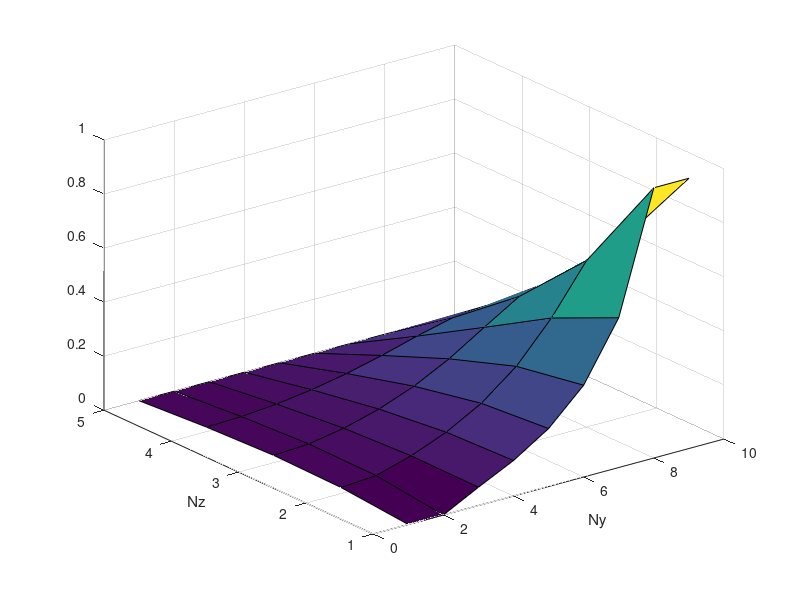
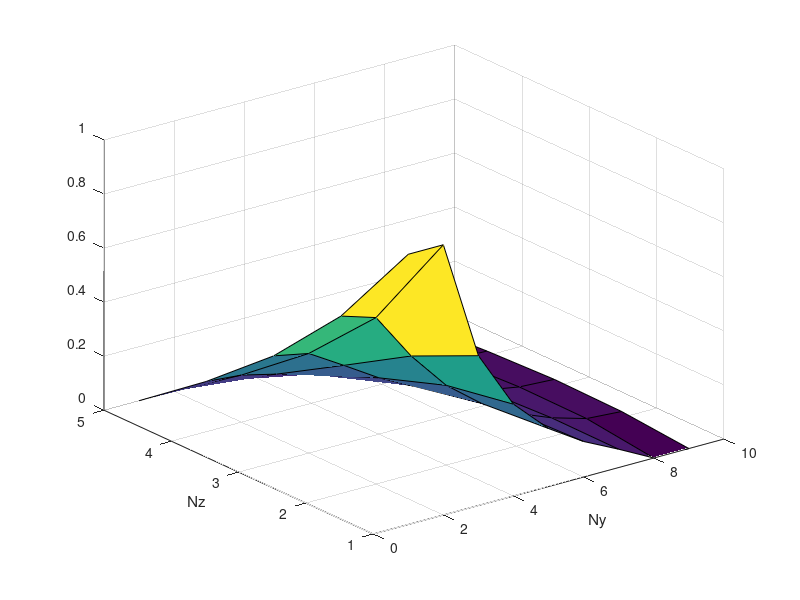
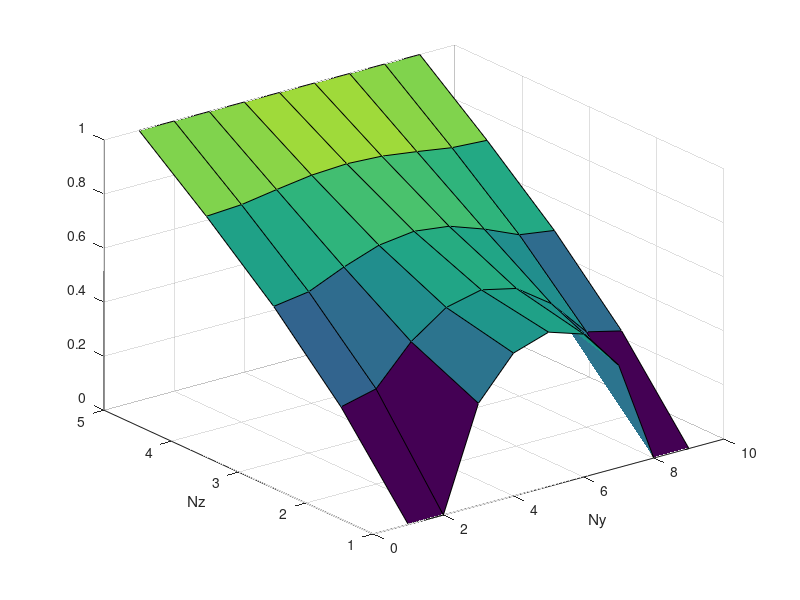
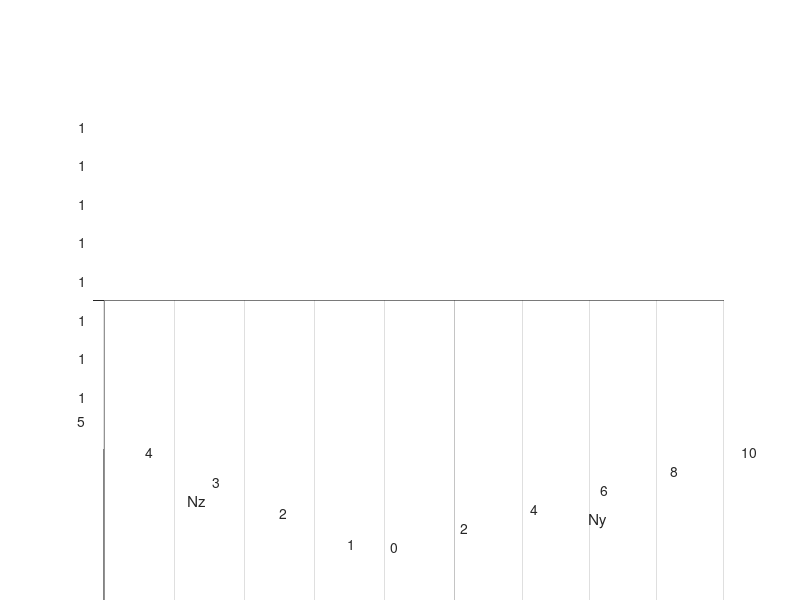

Write the MATLAB code that produced these figures, in order.
Nz = 5;
Ny = 9;
count=zeros(4,1);

for k=1:4
    err=1;
    Psi = zeros(Nz,Ny);
    if k==1 %Case1
        Psi(1,Ny-1)=1; Psi(1,Ny)=1;
    elseif k==2 %case2
        Psi(1,1)=1; Psi(1,2)=1; 
    elseif k==3 %case3
        Psi(Nz,:)=1;
    elseif k==4%case4
        Psi(1,Ny-1)=1; Psi(1,Ny)=1;
        Psi(1,1)=1; Psi(1,2)=1;
        Psi(Nz,:)=1; 
    end
    NewPsi = Psi;
    while err>1e-8
        count(k) = count(k)+1;
        for j = 1 : Nz
            for i = 1: Ny
                if 1<i && i<Ny && 1<j && j<Nz
                    NewPsi(j,i) = 0.25*(Psi(j+1,i) + Psi(j,i+1) + Psi(j-1,i) + Psi(j,i-1));
                elseif i==1 && 1<j && j<Nz
                    NewPsi(j,i) = 0.25*(2*Psi(j,i+1)+Psi(j+1,i)+Psi(j-1,i));
                elseif i==Ny && 1<j && j<Nz
                    NewPsi(j,i) = 0.25*(2*Psi(j,i-1)+Psi(j+1,i)+Psi(j-1,i));
                elseif j==1 && 2<i && i<Ny-1
                    NewPsi(j,i) = 0.25*(2*Psi(j+1,i)+Psi(j,i+1)+Psi(j,i-1));

                end
            end
        end
        err=sqrt(sum(sum((NewPsi-Psi).^2)));
        Psi= NewPsi;
    end
    figure(k)
    surf(Psi)
    xlabel('Ny'); ylabel('Nz');
end
